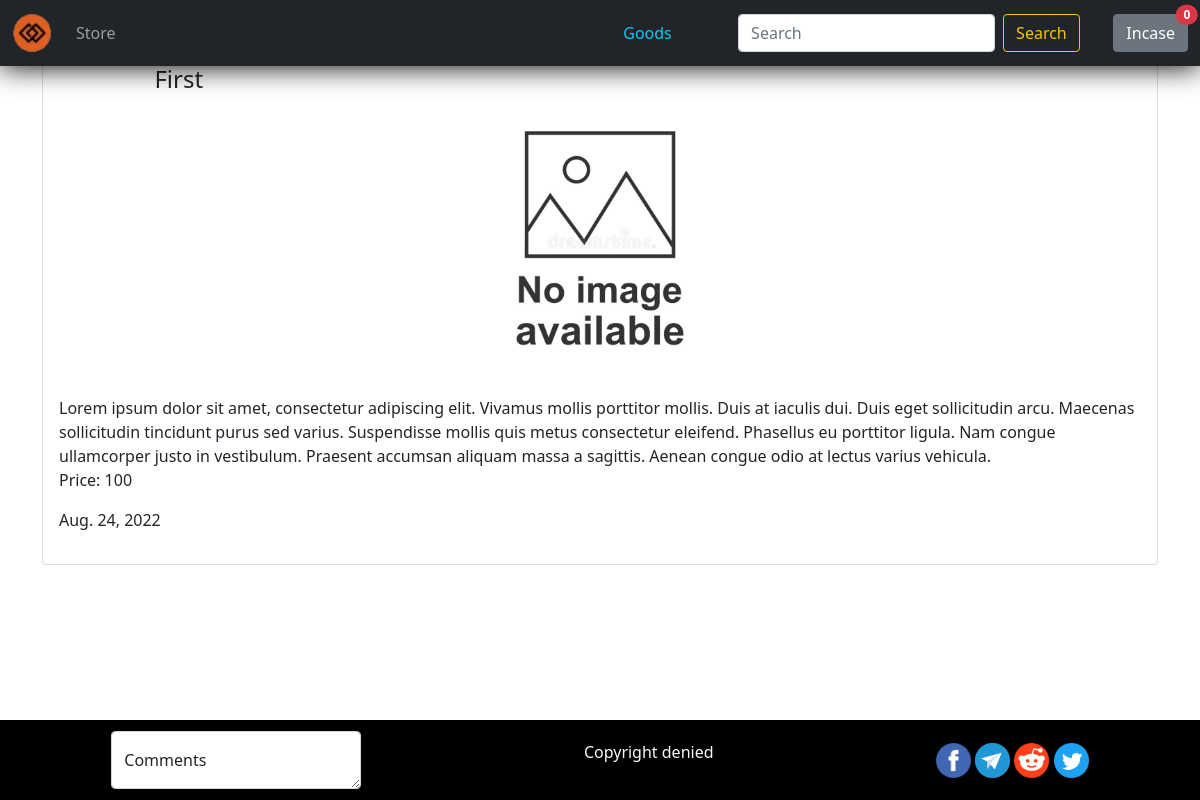
The app's page /post/1/ with its own data.
### store_2/models.py (models this page shows, shortened)
class Post(models.Model):
    title = models.CharField(max_length=150, db_index=True)
    slug = models.SlugField(max_length=150, unique=True)
    body = models.TextField(blank=True, db_index=True)
    price = models.IntegerField(db_index=True, default=0)
    date_pub = models.DateField(auto_now_add=True)
    image = models.ImageField(upload_to="images/", default="images/default.jpg")
    def get_absolute_url(self):
        return reverse("post_detail_url", kwargs={"slug": self.slug})
    class Meta:
        ordering = ["-date_pub"]

### store_2/views.py (the view)
# urls.py: path("post/<str:slug>/", post_detail, name="post_detail_url")
def post_detail(request, slug):
    post = Post.objects.get(slug__iexact=slug)
    return render(request, "store/post_detail.html", context={"post": post})

### store_2/templates/store/post_detail.html (shortened to what this page needs)
{% extends 'store/base_blog.html' %}
{% block content %}
    {% include "store/includes/card.html" %}
{% endblock %}

### store_2/templates/store/includes/card.html
<div class="card mb-3">
    <h4 class="card-title" style="margin-left: 10%;">
        {{post.title}}
    </h4>
    {% include "store/includes/part_post/images.html" %}
    <div class="card-body">
        <p class="card-text">
            {{post.body}} <br>
            Price: {{post.price}}
        </p>
        {% include "store/includes/part_post/datepub.html" %}
    </div>
</div>

### store_2/templates/store/includes/part_post/images.html
<a href="{{post.get_absolute_url}}" class="d-flex justify-content-center">
    <img src="{{post.image.url}}" class="card-img-top w-25 " />
</a>

### store_2/templates/store/includes/part_post/datepub.html
<p>{{post.date_pub}}</p>

### records on screen
Post: title "First", image (placeholder picture), body "Lorem ipsum dolor sit amet, consectetur adipiscing elit. Vivamus mollis porttitor mollis. Duis at iaculis dui. Duis eget sollicitudin arcu. Maecenas sollicitudin tincidunt purus sed varius. Suspendisse mollis quis metus consectetur eleifend. Phasellus eu porttitor ligula. Nam congue ullamcorper justo in vestibulum. Praesent accumsan aliquam massa a sagittis. Aenean congue odio at lectus varius vehicula.", price "100", date_pub "Aug. 24, 2022"
